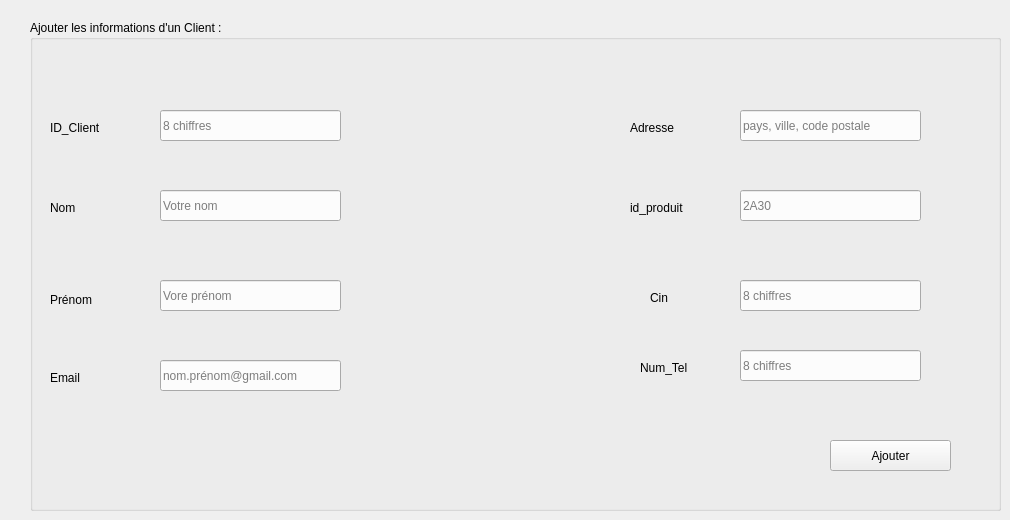
      <widget class="QWidget" name="Enregistrement_2">
       <attribute name="title">
        <string>Enregistrement</string>
       </attribute>
       <widget class="QLabel" name="label_6">
        <property name="geometry">
         <rect>
          <x>170</x>
          <y>330</y>
          <width>56</width>
          <height>16</height>
         </rect>
        </property>
        <property name="text">
         <string/>
        </property>
       </widget>
       <widget class="QLabel" name="cinsclients_2">
        <property name="geometry">
         <rect>
          <x>650</x>
          <y>290</y>
          <width>56</width>
          <height>16</height>
         </rect>
        </property>
        <property name="text">
         <string>Cin</string>
        </property>
       </widget>
       <widget class="QLabel" name="prenomsclients_2">
        <property name="geometry">
         <rect>
          <x>50</x>
          <y>290</y>
          <width>71</width>
          <height>20</height>
         </rect>
        </property>
        <property name="text">
         <string>Prénom</string>
        </property>
       </widget>
       <widget class="QLabel" name="nomsclients_2">
        <property name="geometry">
         <rect>
          <x>50</x>
          <y>200</y>
          <width>91</width>
          <height>16</height>
         </rect>
        </property>
        <property name="text">
         <string>Nom</string>
        </property>
       </widget>
       <widget class="QLabel" name="idproduitsclients_2">
        <property name="geometry">
         <rect>
          <x>630</x>
          <y>200</y>
          <width>71</width>
          <height>16</height>
         </rect>
        </property>
        <property name="text">
         <string>id_produit</string>
        </property>
       </widget>
       <widget class="QLabel" name="idclients_2">
        <property name="geometry">
         <rect>
          <x>50</x>
          <y>120</y>
          <width>81</width>
          <height>16</height>
         </rect>
        </property>
        <property name="text">
         <string>ID_Client</string>
        </property>
       </widget>
       <widget class="QLineEdit" name="EmailClient_4">
        <property name="geometry">
         <rect>
          <x>160</x>
          <y>360</y>
          <width>181</width>
          <height>31</height>
         </rect>
        </property>
        <property name="placeholderText">
         <string>nom.prénom@gmail.com</string>
        </property>
       </widget>
       <widget class="QLabel" name="emailsclients_2">
        <property name="geometry">
         <rect>
          <x>50</x>
          <y>370</y>
          <width>56</width>
          <height>16</height>
         </rect>
        </property>
        <property name="text">
         <string>Email</string>
        </property>
       </widget>
       <widget class="QLabel" name="numtelsclients_2">
        <property name="geometry">
         <rect>
          <x>640</x>
          <y>360</y>
          <width>56</width>
          <height>16</height>
         </rect>
        </property>
        <property name="text">
         <string>Num_Tel</string>
        </property>
       </widget>
       <widget class="QLabel" name="adressesclients_2">
        <property name="geometry">
         <rect>
          <x>630</x>
          <y>120</y>
          <width>56</width>
          <height>16</height>
         </rect>
        </property>
        <property name="text">
         <string>Adresse</string>
        </property>
       </widget>
       <widget class="QLineEdit" name="PrenomClient_4">
        <property name="geometry">
         <rect>
          <x>160</x>
          <y>280</y>
          <width>181</width>
          <height>31</height>
         </rect>
        </property>
        <property name="placeholderText">
         <string>Vore prénom</string>
        </property>
       </widget>
       <widget class="QLineEdit" name="NomClient_4">
        <property name="geometry">
         <rect>
          <x>160</x>
          <y>190</y>
          <width>181</width>
          <height>31</height>
         </rect>
        </property>
        <property name="placeholderText">
         <string>Votre nom</string>
        </property>
       </widget>
       <widget class="QLineEdit" name="idClient_4">
        <property name="geometry">
         <rect>
          <x>160</x>
          <y>110</y>
          <width>181</width>
          <height>31</height>
         </rect>
        </property>
        <property name="placeholderText">
         <string>8 chiffres </string>
        </property>
       </widget>
       <widget class="QLineEdit" name="numClient_4">
        <property name="geometry">
         <rect>
          <x>740</x>
          <y>350</y>
          <width>181</width>
          <height>31</height>
         </rect>
        </property>
        <property name="placeholderText">
         <string>8 chiffres </string>
        </property>
       </widget>
       <widget class="QLineEdit" name="cinClient_4">
        <property name="geometry">
         <rect>
          <x>740</x>
          <y>280</y>
          <width>181</width>
          <height>31</height>
         </rect>
        </property>
        <property name="placeholderText">
         <string>8 chiffres </string>
        </property>
       </widget>
       <widget class="QLineEdit" name="idProduitClient_4">
        <property name="geometry">
         <rect>
          <x>740</x>
          <y>190</y>
          <width>181</width>
          <height>31</height>
         </rect>
        </property>
        <property name="placeholderText">
         <string>2A30</string>
        </property>
       </widget>
       <widget class="QLineEdit" name="adresseClient_4">
        <property name="geometry">
         <rect>
          <x>740</x>
          <y>110</y>
          <width>181</width>
          <height>31</height>
         </rect>
        </property>
        <property name="placeholderText">
         <string>pays, ville, code postale</string>
        </property>
       </widget>
       <widget class="QGroupBox" name="groupBox_12">
        <property name="geometry">
         <rect>
          <x>30</x>
          <y>20</y>
          <width>971</width>
          <height>491</height>
         </rect>
        </property>
        <property name="title">
         <string>Ajouter les informations d'un Client : </string>
        </property>
        <widget class="QPushButton" name="AjouterClient_2">
         <property name="geometry">
          <rect>
           <x>800</x>
           <y>420</y>
           <width>121</width>
           <height>31</height>
          </rect>
         </property>
         <property name="text">
          <string>Ajouter</string>
         </property>
        </widget>
       </widget>
      </widget>
